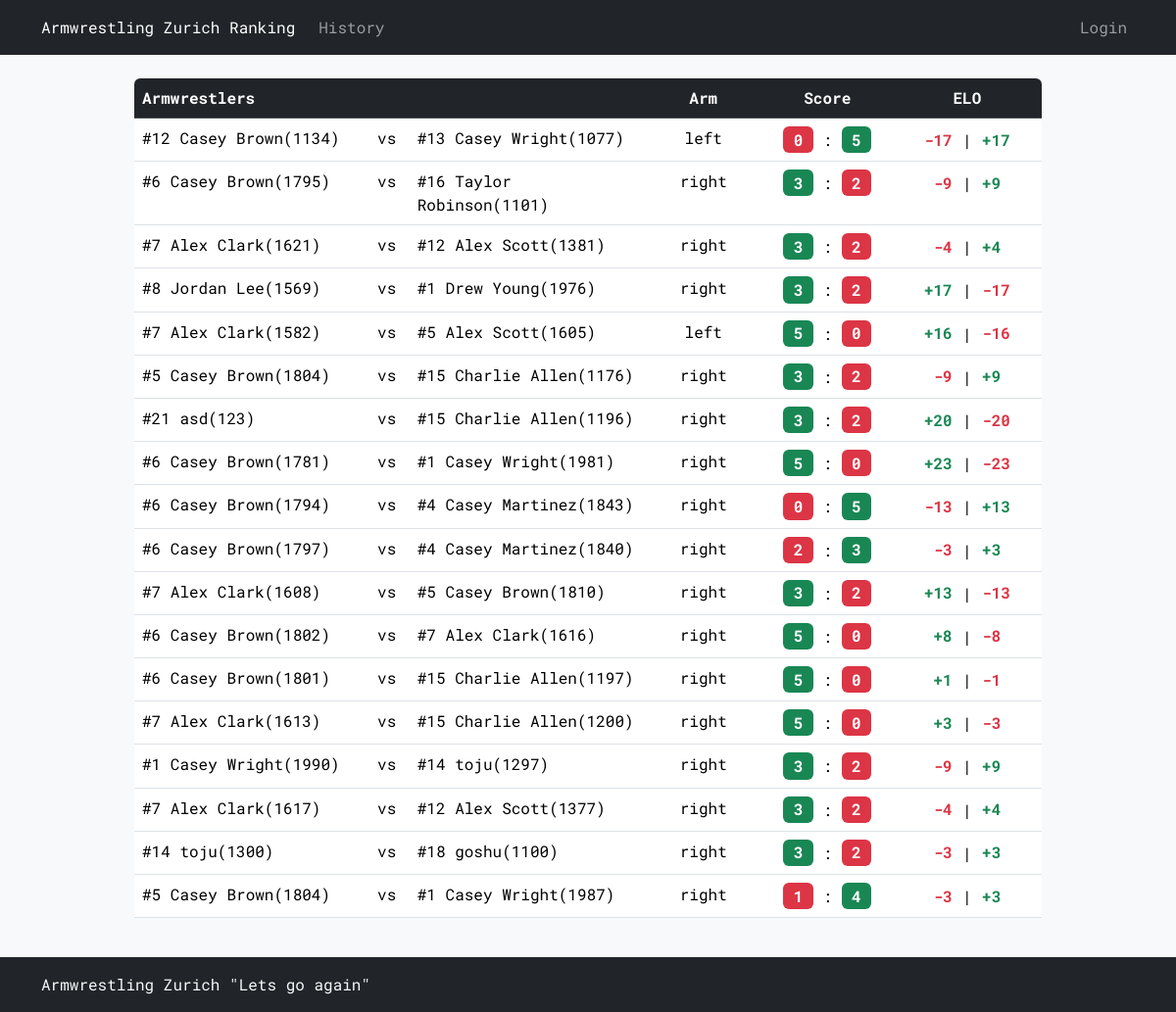
Before: /history with the older database file.
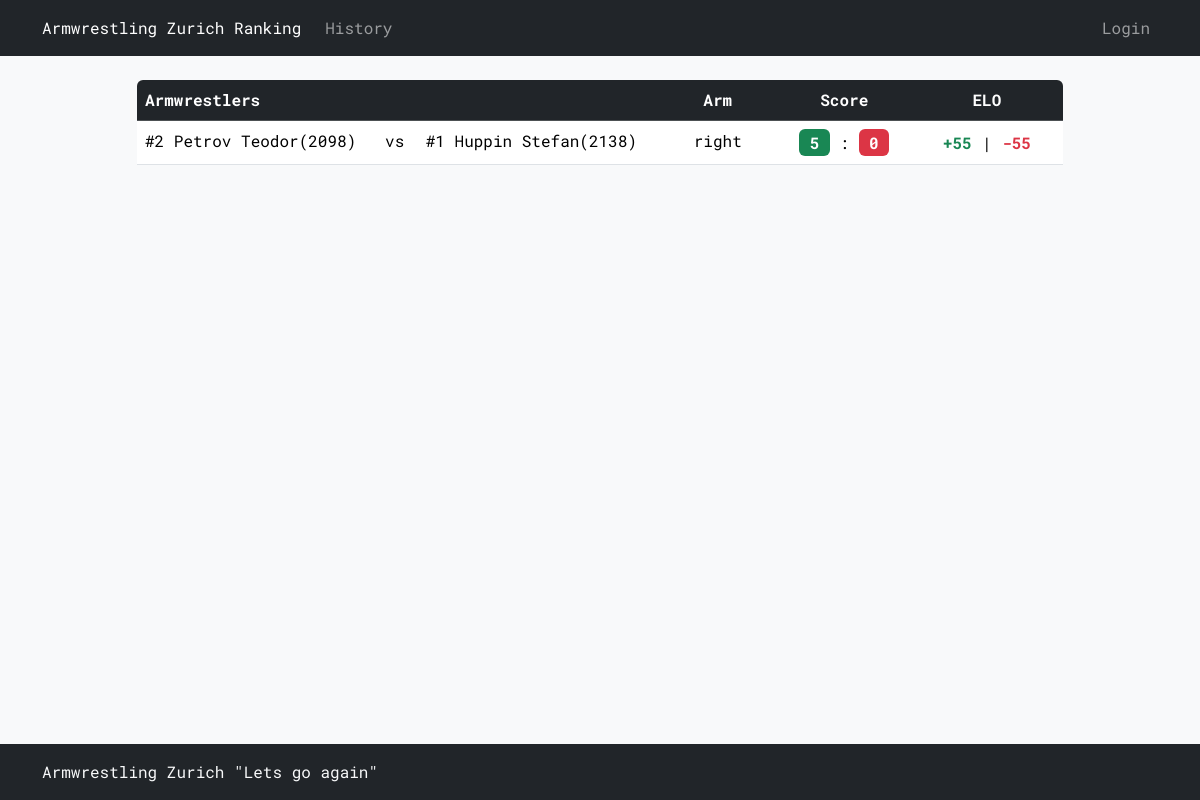
After: the same page with the newer database file.
### tables this page shows
CREATE TABLE history (
    id INTEGER PRIMARY KEY AUTOINCREMENT,
    armwrestler1_name TEXT NOT NULL,
    armwrestler2_name TEXT NOT NULL,
    arm TEXT NOT NULL CHECK (arm IN ('right', 'left')),
    armwrestler1_rank INTEGER NOT NULL,
    armwrestler2_rank INTEGER NOT NULL,
    armwrestler1_elo INTEGER NOT NULL,
    armwrestler2_elo INTEGER NOT NULL,
    armwrestler1_score INTEGER NOT NULL,
    armwrestler2_score INTEGER NOT NULL,
    armwrestler1_elo_diff INTEGER NOT NULL,
    armwrestler2_elo_diff INTEGER NOT NULL,
    date DATETIME DEFAULT CURRENT_TIMESTAMP,
    FOREIGN KEY (armwrestler1_name) REFERENCES armwrestlers(name),
    FOREIGN KEY (armwrestler2_name) REFERENCES armwrestlers(name)
);

### armelo_app.py (the view)
@app.route("/history")
def history():
    history = db_execute('SELECT * FROM history ORDER BY id DESC LIMIT 20')
    colors = []
    for record in history:
        armwrestler_1_diff_format, armwrestler_2_diff_format = record[10], record[11]
        armwrestler_1_score_color, armwrestler_2_score_color = record[8], record[9]
        armwrestler_1_diff_format, armwrestler_1_diff_color = (f"+{armwrestler_1_diff_format}", "text-success") if armwrestler_1_diff_format > 0 else ((str(armwrestler_1_diff_format), "text-danger") if armwrestler_1_diff_format < 0 else ("0", "text-secondary"))
        armwrestler_2_diff_format, armwrestler_2_diff_color = (f"+{armwrestler_2_diff_format}", "text-success") if armwrestler_2_diff_format > 0 else ((str(armwrestler_2_diff_format), "text-danger") if armwrestler_2_diff_format < 0 else ("0", "text-secondary"))
        armwrestler_1_score_color, armwrestler_2_score_color = ("bg-success", "bg-danger") if armwrestler_1_score_color > armwrestler_2_score_color else (("bg-danger", "bg-success") if armwrestler_1_score_color < armwrestler_2_score_color else ("bg-secondary", "bg-secondary"))
        colors.append((armwrestler_1_score_color, armwrestler_2_score_color, armwrestler_1_diff_color, armwrestler_2_diff_color, armwrestler_1_diff_format, armwrestler_2_diff_format))
    return render_template('history.html', history=history, colors=colors)

### armelo_app.py (called while the page is built)
def get_db():
    db = getattr(g, '_database', None)
    if db is None:
        db = g._database = sqlite3.connect(DATABASE)
    return db

def db_execute(query, *args):
    db = get_db()
    cur = db.cursor()
    cur.execute(query, args)
    if query.strip().upper().startswith("SELECT"):
        rv = cur.fetchall()
        cur.close()
        return rv
    else:
        db.commit()
        cur.close()

@app.context_processor
def inject_user():
    username = session.get('username')
    return dict(username=username)

### templates/history.html (shortened to what this page needs)
{% extends "layout.html" %}
{% block content %}
<div class="table-responsive rounded">
    <table class="table">
        <thead class="table-dark">
            <tr>
                <th style="width: 20%;">Armwrestlers</th>
                <th style="width: 2%;"></th>
                <th style="width: 20%;"></th>
                <th class='text-center' style="width: 10%;">Arm</th>
                <th class='text-center' style="width: 10%;">Score</th>
                <th class='text-center' style="width: 10%;">ELO</th>
            </tr>
        </thead>
        <tbody>
            {% for record in history %}
            <tr>
                <td style="width: 20%;">#{{ record[4] }} {{ record[1] }}({{ record[6] }})</td>
                <td style="width: 2%;"> vs </td>
                <td style="width: 20%;">#{{ record[5] }} {{ record[2] }}({{ record[7] }})</td>
                <td class='text-center' style="width: 10%;">{{ record[3] }}</td>
                <td class='text-nowrap text-center' style="width: 10%;">
                    <span class="fs-6 badge {{ colors[loop.index - 1][0] }}">{{ record[8] }}</span> :
                    <span class="fs-6 badge {{ colors[loop.index - 1][1] }}">{{ record[9] }}</span>
                </td>
                <td class='text-nowrap text-center' style="width: 10%;">
                    <span class="fs-6 badge {{ colors[loop.index - 1][2] }}">{{ colors[loop.index - 1][4] }}</span>|<span class="fs-6 badge {{ colors[loop.index - 1][3] }}">{{ colors[loop.index - 1][5] }}</span>
                </td>
            </tr>
            {% endfor %}
        </tbody>
    </table>
</div>
{% endblock %}

Changed rows visible on the page:
removed history: armwrestler1_rank "12", armwrestler1_name "Casey Brown", armwrestler1_elo "1134", armwrestler2_rank "13", armwrestler2_name "Casey Wright", armwrestler2_elo "1077", arm "left", armwrestler1_score "0", armwrestler2_score "5", armwrestler1_elo_diff "-17", colors "+17"
removed history: armwrestler1_rank "6", armwrestler1_name "Casey Brown", armwrestler1_elo "1795", armwrestler2_rank "16", armwrestler2_name "Taylor Robinson", armwrestler2_elo "1101", arm "right", armwrestler1_score "3", armwrestler2_score "2", armwrestler1_elo_diff "-9", colors "+9"
removed history: armwrestler1_rank "7", armwrestler1_name "Alex Clark", armwrestler1_elo "1621", armwrestler2_rank "12", armwrestler2_name "Alex Scott", armwrestler2_elo "1381", arm "right", armwrestler1_score "3", armwrestler2_score "2", armwrestler1_elo_diff "-4", colors "+4"
removed history: armwrestler1_rank "8", armwrestler1_name "Jordan Lee", armwrestler1_elo "1569", armwrestler2_rank "1", armwrestler2_name "Drew Young", armwrestler2_elo "1976", arm "right", armwrestler1_score "3", armwrestler2_score "2", colors "+17", armwrestler2_elo_diff "-17"
removed history: armwrestler1_rank "7", armwrestler1_name "Alex Clark", armwrestler1_elo "1582", armwrestler2_rank "5", armwrestler2_name "Alex Scott", armwrestler2_elo "1605", arm "left", armwrestler1_score "5", armwrestler2_score "0", colors "+16", armwrestler2_elo_diff "-16"
removed history: armwrestler1_rank "5", armwrestler1_name "Casey Brown", armwrestler1_elo "1804", armwrestler2_rank "15", armwrestler2_name "Charlie Allen", armwrestler2_elo "1176", arm "right", armwrestler1_score "3", armwrestler2_score "2", armwrestler1_elo_diff "-9", colors "+9"
removed history: armwrestler1_rank "21", armwrestler1_name "asd", armwrestler1_elo "123", armwrestler2_rank "15", armwrestler2_name "Charlie Allen", armwrestler2_elo "1196", arm "right", armwrestler1_score "3", armwrestler2_score "2", colors "+20", armwrestler2_elo_diff "-20"
removed history: armwrestler1_rank "6", armwrestler1_name "Casey Brown", armwrestler1_elo "1781", armwrestler2_rank "1", armwrestler2_name "Casey Wright", armwrestler2_elo "1981", arm "right", armwrestler1_score "5", armwrestler2_score "0", colors "+23", armwrestler2_elo_diff "-23"
removed history: armwrestler1_rank "6", armwrestler1_name "Casey Brown", armwrestler1_elo "1794", armwrestler2_rank "4", armwrestler2_name "Casey Martinez", armwrestler2_elo "1843", arm "right", armwrestler1_score "0", armwrestler2_score "5", armwrestler1_elo_diff "-13", colors "+13"
removed history: armwrestler1_rank "6", armwrestler1_name "Casey Brown", armwrestler1_elo "1797", armwrestler2_rank "4", armwrestler2_name "Casey Martinez", armwrestler2_elo "1840", arm "right", armwrestler1_score "2", armwrestler2_score "3", armwrestler1_elo_diff "-3", colors "+3"
removed history: armwrestler1_rank "7", armwrestler1_name "Alex Clark", armwrestler1_elo "1608", armwrestler2_rank "5", armwrestler2_name "Casey Brown", armwrestler2_elo "1810", arm "right", armwrestler1_score "3", armwrestler2_score "2", colors "+13", armwrestler2_elo_diff "-13"
removed history: armwrestler1_rank "6", armwrestler1_name "Casey Brown", armwrestler1_elo "1802", armwrestler2_rank "7", armwrestler2_name "Alex Clark", armwrestler2_elo "1616", arm "right", armwrestler1_score "5", armwrestler2_score "0", colors "+8", armwrestler2_elo_diff "-8"
removed history: armwrestler1_rank "6", armwrestler1_name "Casey Brown", armwrestler1_elo "1801", armwrestler2_rank "15", armwrestler2_name "Charlie Allen", armwrestler2_elo "1197", arm "right", armwrestler1_score "5", armwrestler2_score "0", colors "+1", armwrestler2_elo_diff "-1"
removed history: armwrestler1_rank "7", armwrestler1_name "Alex Clark", armwrestler1_elo "1613", armwrestler2_rank "15", armwrestler2_name "Charlie Allen", armwrestler2_elo "1200", arm "right", armwrestler1_score "5", armwrestler2_score "0", colors "+3", armwrestler2_elo_diff "-3"
removed history: armwrestler1_rank "1", armwrestler1_name "Casey Wright", armwrestler1_elo "1990", armwrestler2_rank "14", armwrestler2_name "toju", armwrestler2_elo "1297", arm "right", armwrestler1_score "3", armwrestler2_score "2", armwrestler1_elo_diff "-9", colors "+9"
removed history: armwrestler1_rank "7", armwrestler1_name "Alex Clark", armwrestler1_elo "1617", armwrestler2_rank "12", armwrestler2_name "Alex Scott", armwrestler2_elo "1377", arm "right", armwrestler1_score "3", armwrestler2_score "2", armwrestler1_elo_diff "-4", colors "+4"
removed history: armwrestler1_rank "14", armwrestler1_name "toju", armwrestler1_elo "1300", armwrestler2_rank "18", armwrestler2_name "goshu", armwrestler2_elo "1100", arm "right", armwrestler1_score "3", armwrestler2_score "2", armwrestler1_elo_diff "-3", colors "+3"
removed history: armwrestler1_rank "5", armwrestler1_name "Casey Brown", armwrestler1_elo "1804", armwrestler2_rank "1", armwrestler2_name "Casey Wright", armwrestler2_elo "1987", arm "right", armwrestler1_score "1", armwrestler2_score "4", armwrestler1_elo_diff "-3", colors "+3"
added history: armwrestler1_rank "2", armwrestler1_name "Petrov Teodor", armwrestler1_elo "2098", armwrestler2_rank "1", armwrestler2_name "Huppin Stefan", armwrestler2_elo "2138", arm "right", armwrestler1_score "5", armwrestler2_score "0", colors "+55", armwrestler2_elo_diff "-55"
